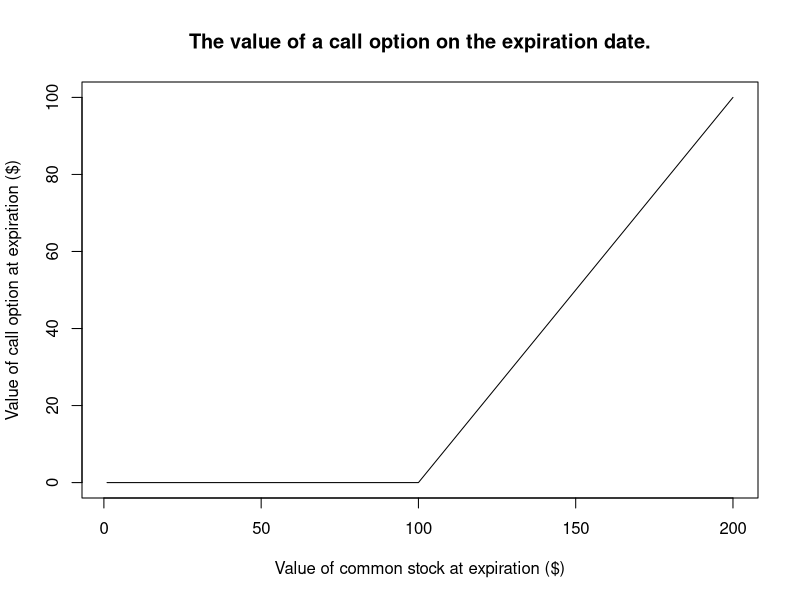
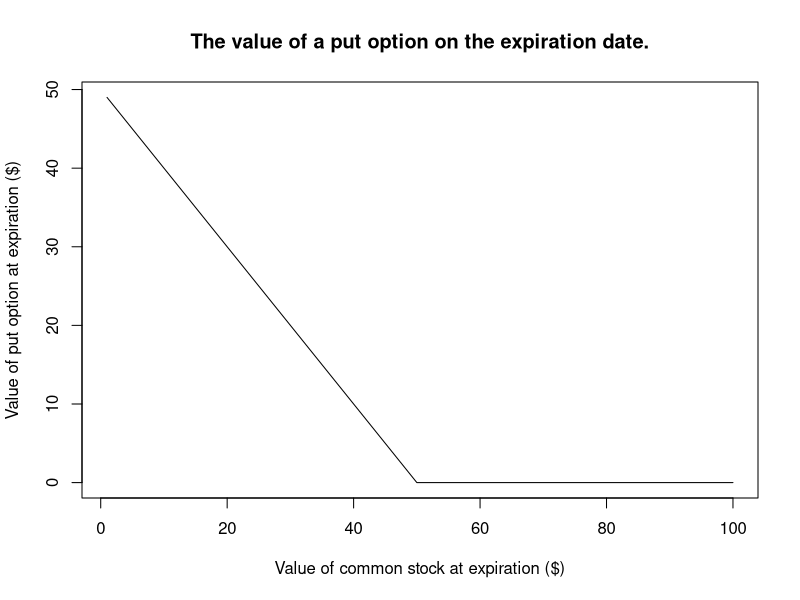
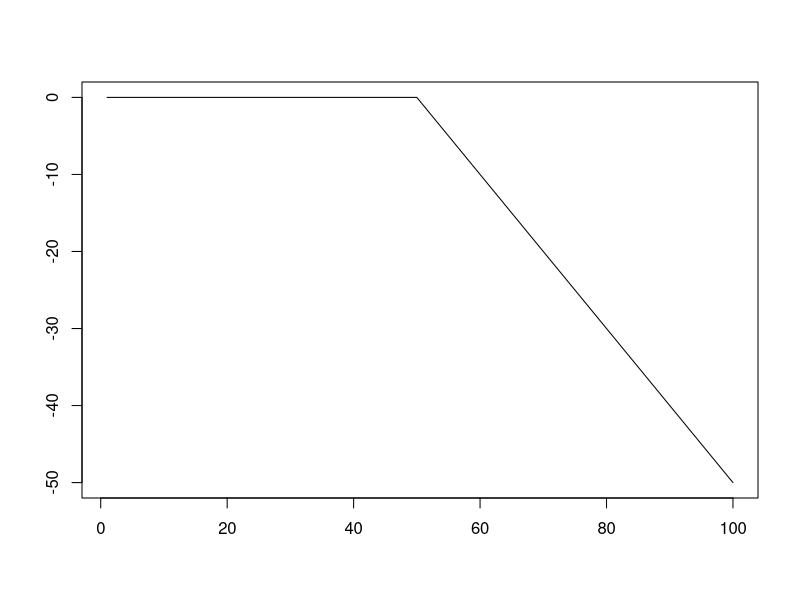
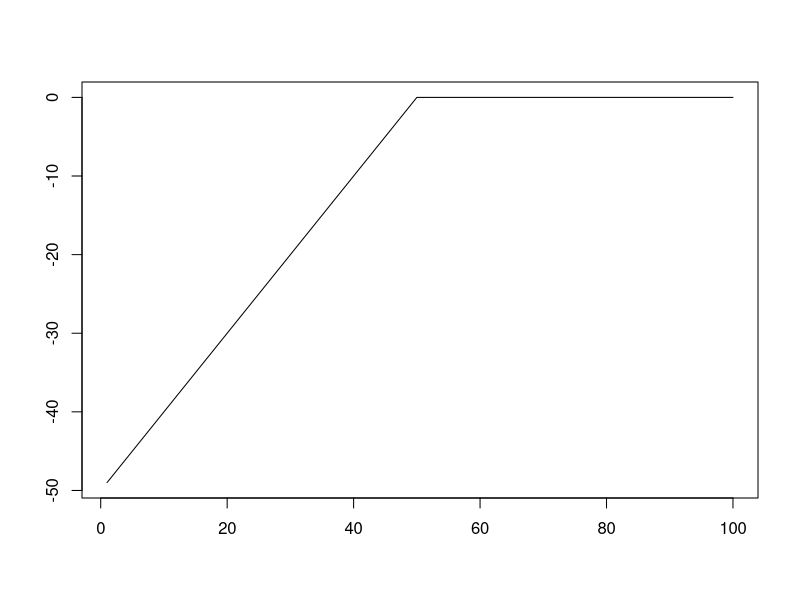
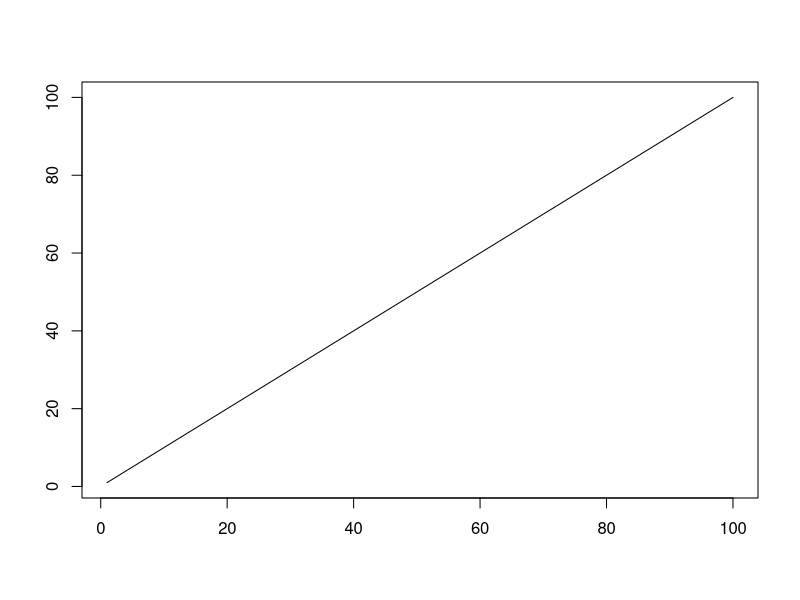
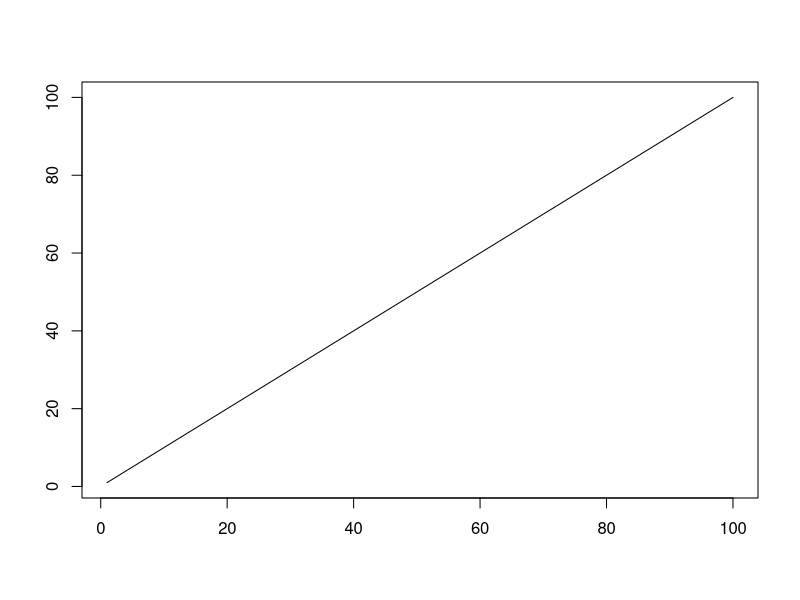
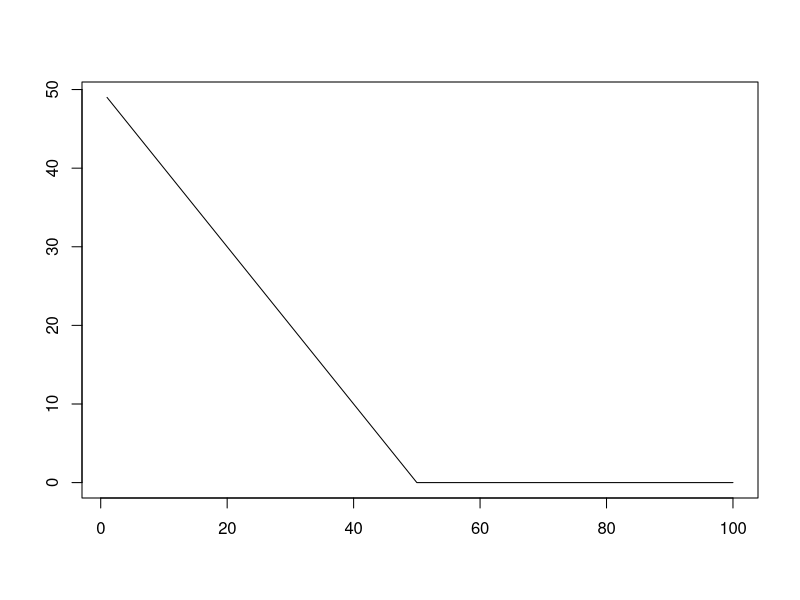
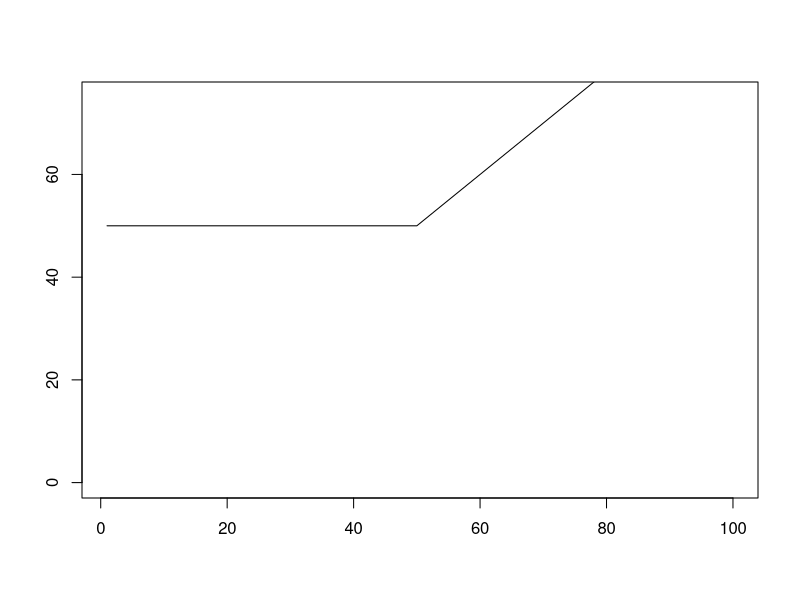

Recreate these plots in R, in order.
## ---- chunk 1
knitr::opts_chunk$set(echo = TRUE)
require(tidyverse)
pretty <- function(x, n=2) format(round(x, n), big.mark=',')
pv <- function(r, c=1, t=1, m=1) c / (1 + r/m)^(m*t)
## ---- chunk 2
f22.1 <- new.env()
f22.1$x <- 1:200
f22.1$y <- function(x) ifelse(x<100, 0, x-100)
plot(f22.1$x, f22.1$y(f22.1$x), type='l',
    xlab="Value of common stock at expiration ($)",
    ylab="Value of call option at expiration ($)",
    main="The value of a call option on the expiration date.")
## ---- chunk 3
f22.2 <- new.env()
f22.2$x <- 1:100
f22.2$y <- function(x) ifelse(x<50, 50-x, 0)
plot(f22.2$x, f22.2$y(f22.2$x), type='l',
     xlab="Value of common stock at expiration ($)",
     ylab="Value of put option at expiration ($)",
     main="The value of a put option on the expiration date.")
## ---- chunk 4
f22.3 <- new.env()
f22.3$x <- 1:100
f22.3$y.call <- function(x) ifelse(x<50, 0, 50-x)
f22.3$y.put <- function(x) ifelse(x<50, -50+x, 0)
f22.3$y.buy <- function(x) x
plot(f22.3$x, f22.3$y.call(f22.3$x), type='l',
     xlab="", ylab="")
#    xlab="Share price at expiration ($)",
#    ylab="Value of seller's position at expiration ($)",
#    main="Sell a call")
plot(f22.3$x, f22.3$y.put(f22.3$x), type='l',
     xlab="", ylab="")
#    xlab="Share price at expiration ($)",
#    ylab="Value of seller's position at expiration ($)",
#    main="Sell a put")
plot(f22.3$x, f22.3$y.buy(f22.3$x), type='l',
     xlab="", ylab="")
#    xlab="Share price ($)",
#    ylab="Value of a share of common stock ($)",
#    main="Buy a common stock")
## ---- chunk 5
f22.4 <- new.env()
f22.4$x <- 1:100
f22.4$buy <- function(x) x
f22.4$put <- function(x) ifelse(x<50, 50-x,0)
f22.4$comb <- function(x) f22.4$buy(x) + f22.4$put(x)
plot(f22.4$x, f22.4$buy(f22.4$x), type='l',
     xlab="", ylab="")
plot(f22.4$x, f22.4$put(f22.4$x), type='l',
     xlab="", ylab="")
plot(f22.4$x, f22.4$comb(f22.4$x), type='l',
     xlab="", ylab="", ylim=c(0, 75))
## ---- chunk 6
d.1 <- .3742
d.2 <- .1527

pnorm(d.1)
pnorm(d.2)
## ---- chunk 7
m <- matrix(nrow=2, c(1000, -800, 850, -800, 700, -700, 550, -550))
csums <- colSums(m)
m <- rbind(m, csums)
rownames(m) <- c("Cash flow before interest and principal", "- interest and principal",
                 "Cash flow to stockholders")
colnames(m) <- c("Very Successful Games", "Moderately Successful Games", "Moderately Unsuccessful Games",
                 "Outright Failure")
knitr::kable(m, caption="Example 22.5: Popov's Cash Flow Schedule")
## ---- chunk 8
f22.11 <- new.env()
f22.11$x <- 1:820
f22.11$f <- function(x) ifelse(x<800, 0, x-800)
plot(f22.11$x, f22.11$f(f22.11$x), xlab="", ylab="", type='l',
    ylim=c(-20,20), xlim=c(750, 850))
   
